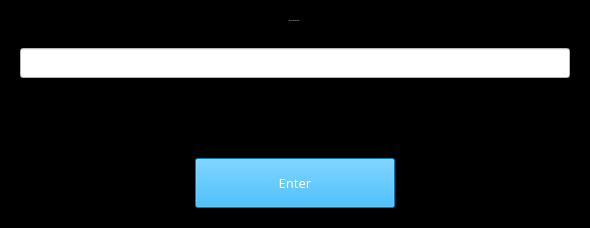
         <widget class="QWidget" name="license_key">
          <property name="styleSheet">
           <string notr="true">background-color: rgb(0, 0, 0);</string>
          </property>
          <layout class="QVBoxLayout" name="verticalLayout_12">
           <property name="spacing">
            <number>0</number>
           </property>
           <property name="leftMargin">
            <number>0</number>
           </property>
           <property name="topMargin">
            <number>0</number>
           </property>
           <property name="rightMargin">
            <number>0</number>
           </property>
           <property name="bottomMargin">
            <number>0</number>
           </property>
           <item>
            <widget class="QFrame" name="frame_8">
             <property name="frameShape">
              <enum>QFrame::StyledPanel</enum>
             </property>
             <property name="frameShadow">
              <enum>QFrame::Raised</enum>
             </property>
             <layout class="QVBoxLayout" name="verticalLayout_13">
              <item alignment="Qt::AlignHCenter">
               <widget class="QFrame" name="frame_11">
                <property name="frameShape">
                 <enum>QFrame::StyledPanel</enum>
                </property>
                <property name="frameShadow">
                 <enum>QFrame::Raised</enum>
                </property>
                <layout class="QHBoxLayout" name="horizontalLayout_13">
                 <item>
                  <widget class="QLabel" name="label_14">
                   <property name="font">
                    <font>
                     <pointsize>-1</pointsize>
                    </font>
                   </property>
                   <property name="styleSheet">
                    <string notr="true">color: rgb(255, 255, 255);</string>
                   </property>
                   <property name="text">
                    <string>Enter a valid license key</string>
                   </property>
                  </widget>
                 </item>
                </layout>
               </widget>
              </item>
              <item alignment="Qt::AlignHCenter">
               <widget class="QFrame" name="frame_10">
                <property name="frameShape">
                 <enum>QFrame::StyledPanel</enum>
                </property>
                <property name="frameShadow">
                 <enum>QFrame::Raised</enum>
                </property>
                <layout class="QHBoxLayout" name="horizontalLayout_14">
                 <item>
                  <widget class="QLineEdit" name="license_edit">
                   <property name="minimumSize">
                    <size>
                     <width>550</width>
                     <height>30</height>
                    </size>
                   </property>
                   <property name="font">
                    <font>
                     <pointsize>-1</pointsize>
                    </font>
                   </property>
                   <property name="styleSheet">
                    <string notr="true">color: rgb(0, 0, 0);
background-color: rgb(255, 255, 255);</string>
                   </property>
                   <property name="text">
                    <string/>
                   </property>
                  </widget>
                 </item>
                </layout>
               </widget>
              </item>
             </layout>
            </widget>
           </item>
           <item>
            <widget class="QFrame" name="frame_9">
             <property name="frameShape">
              <enum>QFrame::StyledPanel</enum>
             </property>
             <property name="frameShadow">
              <enum>QFrame::Raised</enum>
             </property>
             <layout class="QVBoxLayout" name="verticalLayout_14">
              <item alignment="Qt::AlignHCenter">
               <widget class="QFrame" name="frame_12">
                <property name="frameShape">
                 <enum>QFrame::StyledPanel</enum>
                </property>
                <property name="frameShadow">
                 <enum>QFrame::Raised</enum>
                </property>
                <layout class="QHBoxLayout" name="horizontalLayout_15">
                 <item>
                  <widget class="QLabel" name="validation_error">
                   <property name="minimumSize">
                    <size>
                     <width>450</width>
                     <height>5</height>
                    </size>
                   </property>
                   <property name="styleSheet">
                    <string notr="true"/>
                   </property>
                   <property name="text">
                    <string/>
                   </property>
                  </widget>
                 </item>
                </layout>
               </widget>
              </item>
              <item alignment="Qt::AlignHCenter">
               <widget class="QFrame" name="frame_13">
                <property name="frameShape">
                 <enum>QFrame::StyledPanel</enum>
                </property>
                <property name="frameShadow">
                 <enum>QFrame::Raised</enum>
                </property>
                <layout class="QHBoxLayout" name="horizontalLayout_16">
                 <item>
                  <widget class="QPushButton" name="enter_btn">
                   <property name="minimumSize">
                    <size>
                     <width>200</width>
                     <height>50</height>
                    </size>
                   </property>
                   <property name="font">
                    <font>
                     <family>Comfortaa</family>
                     <pointsize>10</pointsize>
                     <weight>50</weight>
                     <italic>false</italic>
                     <bold>false</bold>
                    </font>
                   </property>
                   <property name="styleSheet">
                    <string notr="true">background-color: rgb(0, 170, 255);
color: rgb(255, 255, 255);</string>
                   </property>
                   <property name="text">
                    <string>Enter</string>
                   </property>
                  </widget>
                 </item>
                </layout>
               </widget>
              </item>
             </layout>
            </widget>
           </item>
          </layout>
         </widget>
